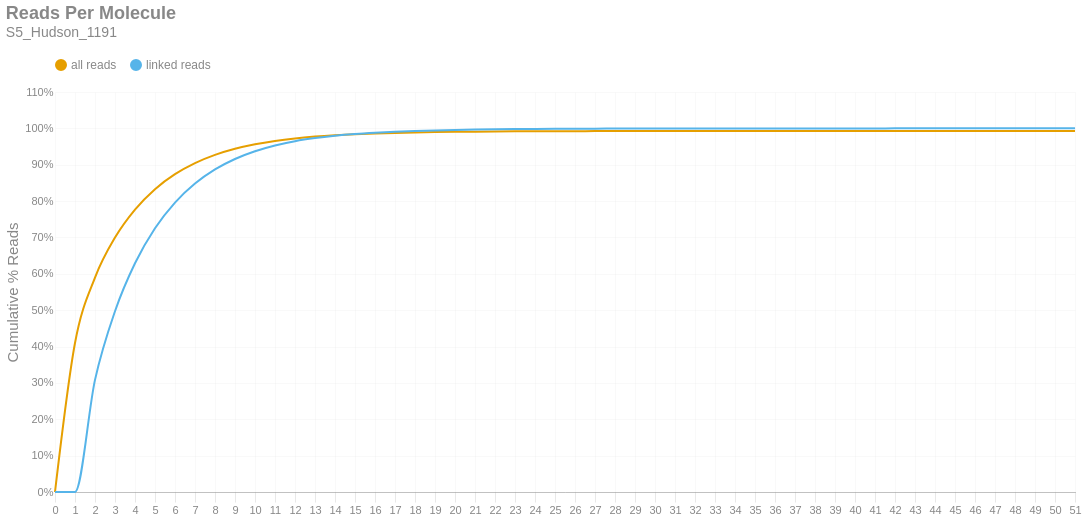

Notebook code cell kept with this figure:
### Markdown cell above
### Reads per Molecule
This chart shows the cumulative distribution of the number of reads per linked molecule. That is, how many alignments are associated with a unique molecule. This excludes the number of reads associated with invalid or absent linked-read barcodes. The `linked` histogram is the percentages recalculated when disregarding singletons.

### Code cell
if SKIPLR:
    print_html(f"Skipped")
else:
    counts = np.bincount(valids['reads'].cast(pl.Int64).to_numpy())
    weighted = counts * np.arange(len(counts))
    all_perc = weighted / n_reads
    linked_perc = weighted / n_linked_reads
    linked_perc[1] = 0
    binned_df = pl.DataFrame({
        'readsper': list(range(len(counts))),
        'all reads (cumsum)': np.cumsum(all_perc).tolist(),
        'linked reads (cumsum)': np.cumsum(linked_perc).tolist(),
    })

    with SafeRender(binned_df):
        (
            density_plot(binned_df, 'Reads Per Molecule', samplename, 'readspmol')
            .encode(
                x=alt.X('readsper:O', title=None).axis(labelAngle=0).scale(padding=0),
                y=alt.Y('value:Q', title='Cumulative % Reads').axis(format='%').stack(False),
                color=alt.Color("key:N").scale(domain=["all reads", "linked reads"]),
                tooltip=[
                    alt.Tooltip("key:N", title="Data Type"),
                    alt.Tooltip("readsper:O", title="Reads Per Molecule"),
                    alt.Tooltip("value:Q", format=".2%", title="% Reads (Cum.)")
                ]            
            )
        ).display()

### Figure 1 — Vega-Lite specification as saved in the notebook (floating-point values rounded to 4 significant figures)
{"width": "container", "height": 400, "config": {"title": {"anchor": "start", "dy": -15, "fontSize": 18, "color": "#888888", "subtitleColor": "#888888", "subtitleFontSize": 14}, "arc": {"fill": "#0072B2"}, "axis": {"domainColor": "#888888", "domainWidth": 0.5, "gridWidth": 0.2, "grid": false, "titleFontWeight": 400, "titleFontSize": 15, "labelFontSize": 11, "labelColor": "#888888", "tickColor": "#888888", "tickWidth": 0.2, "titleColor": "#888888"}, "axisBand": {"grid": false}, "axisX": {"grid": true, "tickSize": 10, "domainCap": "round"}, "axisY": {"domain": false, "grid": true, "tickSize": 0, "domainCap": "round"}, "background": "transparent", "header": {"labelFontSize": 15, "labelColor": "#888888", "titleFontSize": 15, "titleFontWeight": 600, "titleColor": "#888888"}, "legend": {"labelFont": "sans-serif", "labelFontSize": 12, "labelColor": "#888888", "symbolSize": 100, "symbolType": "circle", "titleFontSize": 12, "titlePadding": 10, "titleColor": "#888888", "title": null, "orient": "top"}, "range": {"category": ["#E69F00", "#56B4E9", "#009E73", "#F0E442", "#0072B2", "#D55E00", "#CC79A7", "#000000"], "diverging": ["#cfe8f3", "#a2d4ec", "#73bfe2", "#46abdb", "#1696d2", "#12719e"]}, "area": {"fill": "#0072B2", "fillOpacity": 0.7, "line": true, "strokeOpacity": 0.7}, "line": {"color": "#0072B2", "stroke": "#0072B2", "strokeWidth": 2}, "trail": {"color": "#0072B2", "stroke": "#0072B2", "strokeWidth": 0, "size": 1}, "point": {"filled": true, "fillOpacity": 1.0, "size": 95}, "text": {"color": "#888888", "fontSize": 11, "align": "right", "fontWeight": 400, "size": 11}, "bar": {"fill": "#0072B2", "stroke": null}, "view": {"stroke": null, "continuousWidth": 660, "continuousHeight": 400}}, "data": {"name": "data-40d72b3aa732596fdd8ecde4720b587e"}, "mark": {"type": "line", "interpolate": "monotone", "point": {"opacity": 0, "size": 275}}, "encoding": {"color": {"field": "key", "scale": {"domain": ["all reads", "linked reads"]}, "type": "nominal"}, "tooltip": [{"field": "key", "title": "Data Type", "type": "nominal"}, {"field": "readsper", "title": "Reads Per Molecule", "type": "ordinal"}, {"field": "value", "format": ".2%", "title": "% Reads (Cum.)", "type": "quantitative"}], "x": {"axis": {"labelAngle": 0}, "field": "readsper", "scale": {"padding": 0}, "title": null, "type": "ordinal"}, "y": {"axis": {"format": "%"}, "field": "value", "stack": false, "title": "Cumulative % Reads", "type": "quantitative"}}, "params": [{"name": "param_c36ac31b6afebe62", "select": {"type": "point", "fields": ["key"]}, "bind": "legend"}], "title": {"text": "Reads Per Molecule", "subtitle": "S5_Hudson_1191"}, "transform": [{"fold": ["all reads (cumsum)", "linked reads (cumsum)"]}, {"calculate": "replace(datum.key, ' (cumsum)', '')", "as": "key"}, {"filter": {"param": "param_c36ac31b6afebe62"}}], "usermeta": {"embedOptions": {"downloadFileName": "S5_Hudson_1191.readspmol"}}, "$schema": "https://vega.github.io/schema/vega-lite/v6.1.0.json", "datasets": {"data-40d72b3aa732596fdd8ecde4720b587e": [{"readsper": 0, "all reads (cumsum)": 0.0, "linked reads (cumsum)": 0.0}, {"readsper": 1, "all reads (cumsum)": 0.4099, "linked reads (cumsum)": 0.0}, {"readsper": 2, "all reads (cumsum)": 0.5896, "linked reads (cumsum)": 0.3083}, {"readsper": 3, "all reads (cumsum)": 0.6997, "linked reads (cumsum)": 0.4972}, {"readsper": 4, "all reads (cumsum)": 0.7767, "linked reads (cumsum)": 0.6291}, {"readsper": 5, "all reads (cumsum)": 0.8328, "linked reads (cumsum)": 0.7254}, {"readsper": 6, "all reads (cumsum)": 0.8739, "linked reads (cumsum)": 0.796}, {"readsper": 7, "all reads (cumsum)": 0.9044, "linked reads (cumsum)": 0.8482}, {"readsper": 8, "all reads (cumsum)": 0.9271, "linked reads (cumsum)": 0.8871}, {"readsper": 9, "all reads (cumsum)": 0.9438, "linked reads (cumsum)": 0.9158}, {"readsper": 10, "all reads (cumsum)": 0.9562, "linked reads (cumsum)": 0.9371}, {"readsper": 11, "all reads (cumsum)": 0.9655, "linked reads (cumsum)": 0.9531}, {"readsper": 12, "all reads (cumsum)": 0.9724, "linked reads (cumsum)": 0.9648}, {"readsper": 13, "all reads (cumsum)": 0.9773, "linked reads (cumsum)": 0.9733}, {"readsper": 14, "all reads (cumsum)": 0.981, "linked reads (cumsum)": 0.9797}, {"readsper": 15, "all reads (cumsum)": 0.9838, "linked reads (cumsum)": 0.9844}, {"readsper": 16, "all reads (cumsum)": 0.9859, "linked reads (cumsum)": 0.988}, {"readsper": 17, "all reads (cumsum)": 0.9876, "linked reads (cumsum)": 0.9908}, {"readsper": 18, "all reads (cumsum)": 0.9888, "linked reads (cumsum)": 0.9929}, {"readsper": 19, "all reads (cumsum)": 0.9897, "linked reads (cumsum)": 0.9945}, {"readsper": 20, "all reads (cumsum)": 0.9904, "linked reads (cumsum)": 0.9957}, {"readsper": 21, "all reads (cumsum)": 0.9909, "linked reads (cumsum)": 0.9966}, {"readsper": 22, "all reads (cumsum)": 0.9914, "linked reads (cumsum)": 0.9974}, {"readsper": 23, "all reads (cumsum)": 0.9917, "linked reads (cumsum)": 0.998}, {"readsper": 24, "all reads (cumsum)": 0.992, "linked reads (cumsum)": 0.9985}, {"readsper": 25, "all reads (cumsum)": 0.9922, "linked reads (cumsum)": 0.9988}, {"readsper": 26, "all reads (cumsum)": 0.9923, "linked reads (cumsum)": 0.999}, {"readsper": 27, "all reads (cumsum)": 0.9924, "linked reads (cumsum)": 0.9992}, {"readsper": 28, "all reads (cumsum)": 0.9925, "linked reads (cumsum)": 0.9994}, {"readsper": 29, "all reads (cumsum)": 0.9926, "linked reads (cumsum)": 0.9995}, {"readsper": 30, "all reads (cumsum)": 0.9927, "linked reads (cumsum)": 0.9996}, {"readsper": 31, "all reads (cumsum)": 0.9927, "linked reads (cumsum)": 0.9997}, {"readsper": 32, "all reads (cumsum)": 0.9928, "linked reads (cumsum)": 0.9998}, {"readsper": 33, "all reads (cumsum)": 0.9928, "linked reads (cumsum)": 0.9998}, {"readsper": 34, "all reads (cumsum)": 0.9928, "linked reads (cumsum)": 0.9998}, {"readsper": 35, "all reads (cumsum)": 0.9928, "linked reads (cumsum)": 0.9999}, {"readsper": 36, "all reads (cumsum)": 0.9928, "linked reads (cumsum)": 0.9999}, {"readsper": 37, "all reads (cumsum)": 0.9928, "linked reads (cumsum)": 0.9999}, {"readsper": 38, "all reads (cumsum)": 0.9929, "linked reads (cumsum)": 0.9999}, {"readsper": 39, "all reads (cumsum)": 0.9929, "linked reads (cumsum)": 1.0}, {"readsper": 40, "all reads (cumsum)": 0.9929, "linked reads (cumsum)": 1.0}, {"readsper": 41, "all reads (cumsum)": 0.9929, "linked reads (cumsum)": 1.0}, {"readsper": 42, "all reads (cumsum)": 0.9929, "linked reads (cumsum)": 1.0}, {"readsper": 43, "all reads (cumsum)": 0.9929, "linked reads (cumsum)": 1.0}, {"readsper": 44, "all reads (cumsum)": 0.9929, "linked reads (cumsum)": 1.0}, {"readsper": 45, "all reads (cumsum)": 0.9929, "linked reads (cumsum)": 1.0}, {"readsper": 46, "all reads (cumsum)": 0.9929, "linked reads (cumsum)": 1.0}, {"readsper": 47, "all reads (cumsum)": 0.9929, "linked reads (cumsum)": 1.0}, {"readsper": 48, "all reads (cumsum)": 0.9929, "linked reads (cumsum)": 1.0}, {"readsper": 49, "all reads (cumsum)": 0.9929, "linked reads (cumsum)": 1.0}, {"readsper": 50, "all reads (cumsum)": 0.9929, "linked reads (cumsum)": 1.0}, {"readsper": 51, "all reads (cumsum)": 0.9929, "linked reads (cumsum)": 1.0}]}}
